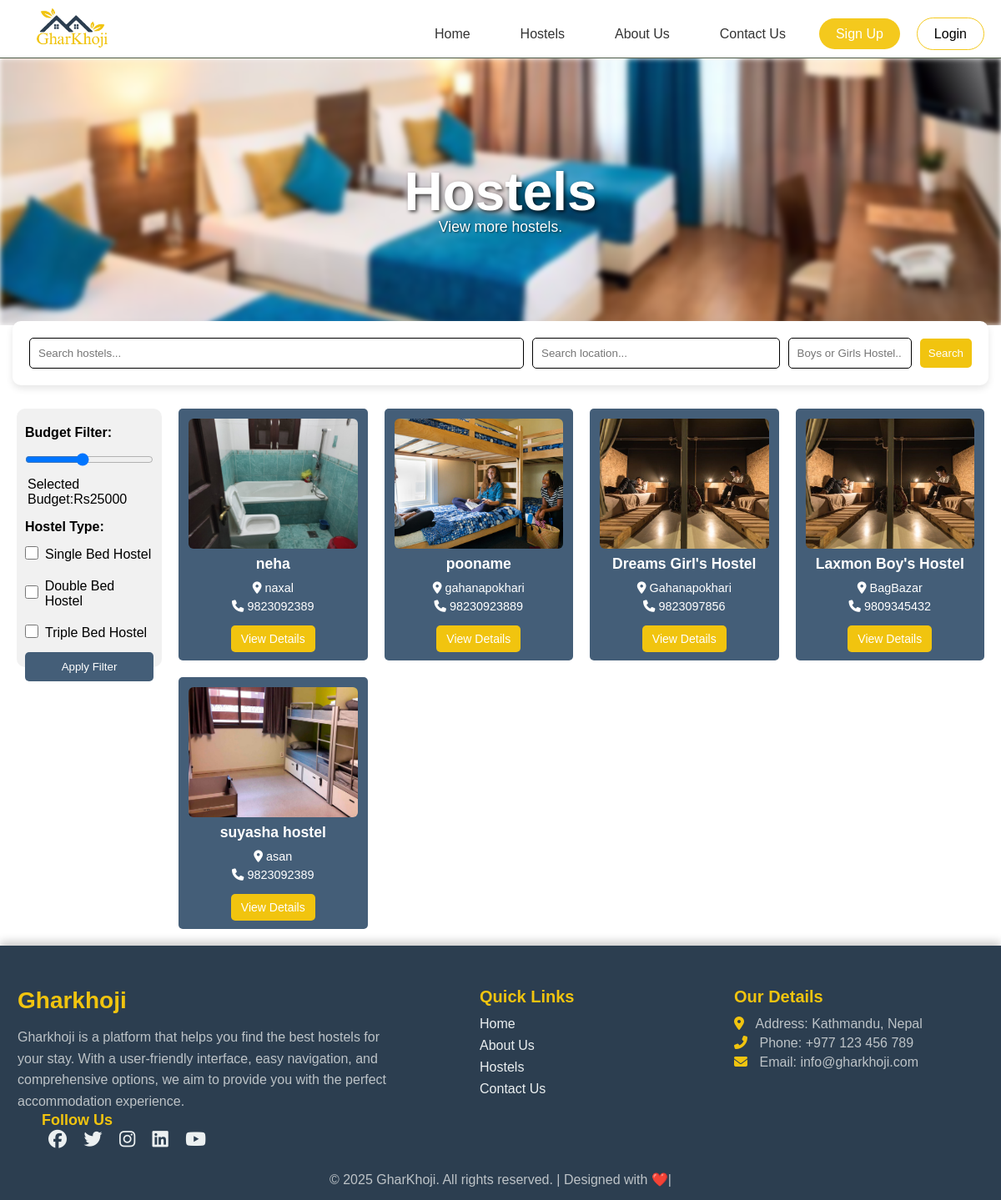
/hostels/, run on the app's committed database.
### app/models.py (models this page shows, shortened)
class HostelProperty(models.Model):
    HOSTEL_TYPES = [
        ('Boy', 'Boy'),
        ('Girl', 'Girl')
    ]
    STATUS_CHOICES = [('pending', 'Pending'), ('approved', 'Approved'), ('rejected', 'Rejected')]
    AVAILABILITY_STATUS = [
        ('available', 'Available'),
        ('unavailable', 'Unavailable')
    ]
    unique_id = models.CharField(max_length=10, unique=True, editable=False)
    title = models.CharField(max_length=255)
    hostel_type = models.CharField(max_length=10, choices=HOSTEL_TYPES)
    description = models.TextField()
    phone_number = models.CharField(max_length=15)
    email = models.EmailField()
    location = models.CharField(max_length=255)
    latitude = models.FloatField(null=True, blank=True)
    longitude = models.FloatField(null=True, blank=True)
    single_beds = models.PositiveIntegerField()
    shared_2_beds = models.PositiveIntegerField()
    shared_3_beds = models.PositiveIntegerField()
    price_single_bed = models.DecimalField(max_digits=10, decimal_places=2)
    price_shared_2_beds = models.DecimalField(max_digits=10, decimal_places=2)
    price_shared_3_beds = models.DecimalField(max_digits=10, decimal_places=2)
    availability = models.CharField(max_length=15, choices=AVAILABILITY_STATUS)
    rules = models.TextField()
    pan_number = models.CharField(max_length=50)
    amenities = models.TextField()  # Store as JSON or comma-separated values
    approval_status = models.CharField(max_length=10, choices=STATUS_CHOICES, default='pending')
    created_at = models.DateTimeField(auto_now_add=True)
    class Meta:
        verbose_name_plural = "Hostel Details"

class HostelImage(models.Model):
    hostel = models.ForeignKey(HostelProperty, on_delete=models.CASCADE, related_name='images')
    image = models.ImageField(upload_to='hostel_images/')

### app/views.py (the view, shortened to what this page needs)
# urls.py: path('hostels/', views.HostelPage, name='hostels'),
def HostelPage(request):
    hostels = HostelProperty.objects.filter(approval_status='approved')  # Fetch all hostels initially
    name = request.GET.get('title')
    location = request.GET.get('location')
    hostel_type = request.GET.get('hostel_type')
    budget = request.GET.get('budget')
    bed_types = request.GET.get('bed_types', '').split(',')
    if name:
        hostels = hostels.filter(Q(title__icontains=name))
    if location:
        hostels = hostels.filter(Q(location__icontains=location))
    if hostel_type:
        hostels = hostels.filter(Q(hostel_type__icontains=hostel_type))
    if not any(bed_types) or bed_types == ['']:
        bed_types = ['single']
    bed_filter = Q()
    if 'single' in bed_types:
        bed_filter |= Q(single_beds__gt=0)
    if 'double' in bed_types:
        bed_filter |= Q(shared_2_beds__gt=0)
    if 'triple' in bed_types:
        bed_filter |= Q(shared_3_beds__gt=0)
    hostels = hostels.filter(bed_filter)
    return render(request, 'hostel.html', {'hostels': hostels})

### templates/hostel.html (shortened to what this page needs)
{% extends "base.html" %}
{% load static %}
{% block styles %}
  <link rel="stylesheet" href="{% static 'css/hostels.css' %}">
  <link rel="stylesheet" href="https://cdnjs.cloudflare.com/ajax/libs/font-awesome/6.5.1/css/all.min.css">
{% endblock styles%}
{%block content %}
    <main>
        <section class="image">
            <div class="hostel-image-container">
                <img src="{% static 'aboutimg/hostellistitng.jpg' %}" alt="GharKhoji Banner">
                <h1>Hostels</h1>
                <p>View more hostels.</p>
            </div>
        </section>
        <form method="GET" action="{% url 'hostels' %}">
            <div class="search-section">
                <div class="search-container">
                    <div class="search-box">
                        <input type="text" placeholder="Search hostels..." class="search-input" name="title">
                    </div>
                    <div class="location-box">
                        <input type="text" placeholder="Search location..." class="location-input" name="location">
                    </div>
                    <div class="hostel-type-box">
                        <input type="text" placeholder="Boys or Girls Hostel..." class="type-input" name="hostel_type">
                    </div>
                    <div class="search-btn-box">
                        <button type="submit" class="search-btn">Search</button>
                    </div>
                </div>
            </div>
        </form>
        <div class="hostel-filter-container">
            <div class="price-filter">
                <label for="budgetRange" style="font-weight: bold;">Budget Filter:</label>
                <input type="range" class="range" id="budgetRange" min="5000" max="50000" step="1000"
                    value="{{ request.GET.budget|default:25000 }}" oninput="updateBudgetValue(this.value)">
                <p>Selected Budget:Rs<span id="budgetValue">{{ request.GET.budget|default:25000 }}</span></p>
                <label style="font-weight: bold; margin-top: 15px;">Hostel Type:</label>
                <div>
                    <input type="checkbox" id="priceSingleBed" name="hostelType" value="single"
                        {% if 'single' in request.GET.bed_types %}checked{% endif %}>
                    <label for="priceSingleBed">Single Bed Hostel</label>
                </div>
                <div>
                    <input type="checkbox" id="priceShared2Beds" name="hostelType" value="double"
                        {% if 'double' in request.GET.bed_types %}checked{% endif %}>
                    <label for="priceShared2Beds">Double Bed Hostel</label>
                </div>
                <div>
                    <input type="checkbox" id="priceShared3Beds" name="hostelType" value="triple"
                        {% if 'triple' in request.GET.bed_types %}checked{% endif %}>
                    <label for="priceShared3Beds">Triple Bed Hostel</label>
                </div>
                <button onclick="applyFilter()">Apply Filter</button>
            </div>
            <div class="hostels-display">
                <div class="outer-card">
                    {% for hostel in hostels %}
                        <div class="inner-card">
                            <div class="image-wrapper">
                                {% if hostel.images.all %}
                                    <img src="{{ hostel.images.first.image.url }}" alt="{{ hostel.title }}">
                                {% else %}
                                    <img src="{% static 'img/image.jpg' %}" alt="Default Image">
                                {% endif %}
                            </div>
                            <div class="content">
                                <p>{{ hostel.title }}</p>
                                <span><i class="fa-solid fa-location-dot"></i> {{ hostel.location }}</span>
                                <span><i class="fa-solid fa-phone"></i> {{ hostel.phone_number }}</span>
                            </div>
                            <div class="view-details-container">
                                <a href="{% url 'hosteldetails' hostel.id %}"><button class="view-details-btn">View Details</button></a>
                            </div>
                        </div>
                    {% empty %}
                        <p>Sorry, no hostels are available.</p>
                    {% endfor %}
                </div>
            </div>
        </div>
    </main>
{% endblock %}

### static/css/base.css (style rules this page uses)
* { margin: 0; padding: 0; box-sizing: border-box; font-family: Arial, sans-serif; }

### static/css/hostels.css (style rules this page uses)
.image { display: flex; justify-content: center; align-items: center; margin-top: 70px; }
.hostel-image-container { width: 100%; height: 40vh; display: flex; justify-content: center; align-items: center; overflow: hidden; }
.hostel-image-container img { width: 100%; height: 100%; object-fit: cover; object-position: center 45%; filter: blur(3px); }
.hostel-image-container h1 { position: absolute; color: white; font-size: 4rem; font-weight: bold; text-shadow: 2px 2px 4px rgba(0, 0, 0, 0.7); text-align: center; padding: 0px 30px; }
.hostel-image-container p { position: absolute; color: white; font-size: 1.1rem; margin-top: 85px; text-shadow: 1px 1px 2px rgba(0, 0, 0, 0.6); }
.search-section { position: absolute; width:100%; margin-top: -20px; padding:15px; }
.search-container { display: flex; justify-content: space-between; align-items: center; gap: 10px; background-color: #ffffff; padding: 20px; border-radius: 10px; box-shadow: 0 4px 8px rgba(0, 0, 0, 0.1); }
.location-box { flex: 1; }
.search-box { flex: 2; }
.hostel-type-box { flex: 0.5; }
.search-input, .location-input, .type-input { width: 100%; padding: 10px; border-radius: 5px; border: 1.2px solid black; }
.search-btn-box { flex: 0.2; }
.search-btn { width: 100%; padding: 10px; background-color: #F1C40F; color: rgb(255, 255, 255); border: none; border-radius: 5px; cursor: pointer; }
.hostel-filter-container { display: flex; justify-content: space-between; padding: 20px; margin-top: 80px; }
.price-filter { flex: 0 0 15%; background-color: #f1f1f1; padding: 10px; border-radius: 10px; max-height: 310px; }
.price-filter label { display: block; margin: 10px 0 5px; }
.range { width: 100%; margin: 10px 0; }
.price-filter p { margin: 3px 3px; font-weight: 14px; }
.price-filter button { width: 100%; padding: 10px; background-color: #445e78; color: white; border: none; border-radius: 5px; cursor: pointer; margin-top: 4px; }
.price-filter div { display: flex; align-items: center; gap: 8px; margin-bottom: 5px; }
.price-filter input[type="checkbox"] { cursor: pointer; width: 16px; height: 16px; }
.price-filter label { font-weight: normal; cursor: pointer; }
.hostels-display { flex: 1; padding-left: 20px; display: flex; flex-wrap: wrap; gap: 15px; }
.outer-card { display: grid; grid-template-columns: repeat(4, 1fr); gap: 20px; width: 100%; }
.inner-card { background-color: #445e78; border-radius: 5px; width: 100%; margin: 0 auto; overflow: hidden; max-height:400px; }
.image-wrapper { width: 100%; height: 180px; overflow: hidden; }
.image-wrapper img { width: 100%; height: 100%; object-fit: cover; padding: 12px; border-radius: 18px; }
.content { padding: 15px; text-align: center; }
.content p { font-size: 1.1rem; font-weight: bold; color: #fff; margin-top: -19px; margin-bottom: 10px; }
.content span { display: block; font-size: 0.9rem; color: #fff; margin-top: 6px; }
.view-details-container { text-align: center; margin-bottom: 10px; }
.view-details-btn { background-color: #F1C40F; color: white; font-size: 14px; padding: 8px 12px; border: none; border-radius: 5px; cursor: pointer; transition: 0.3s ease-in-out; }

### data on the page
HostelProperty: images.first.image (picture), title "neha", location "naxal", phone_number "9823092389"
HostelProperty: images.first.image (picture), title "pooname", location "gahanapokhari", phone_number "98230923889"
HostelProperty: images.first.image (picture), title "Dreams Girl's Hostel", location "Gahanapokhari", phone_number "9823097856"
HostelProperty: images.first.image (picture), title "Laxmon Boy's Hostel", location "BagBazar", phone_number "9809345432"
HostelProperty: images.first.image (picture), title "suyasha hostel", location "asan", phone_number "9823092389"

### other printed values
{{ request.GET.budget|default:25000 }} "25000"
